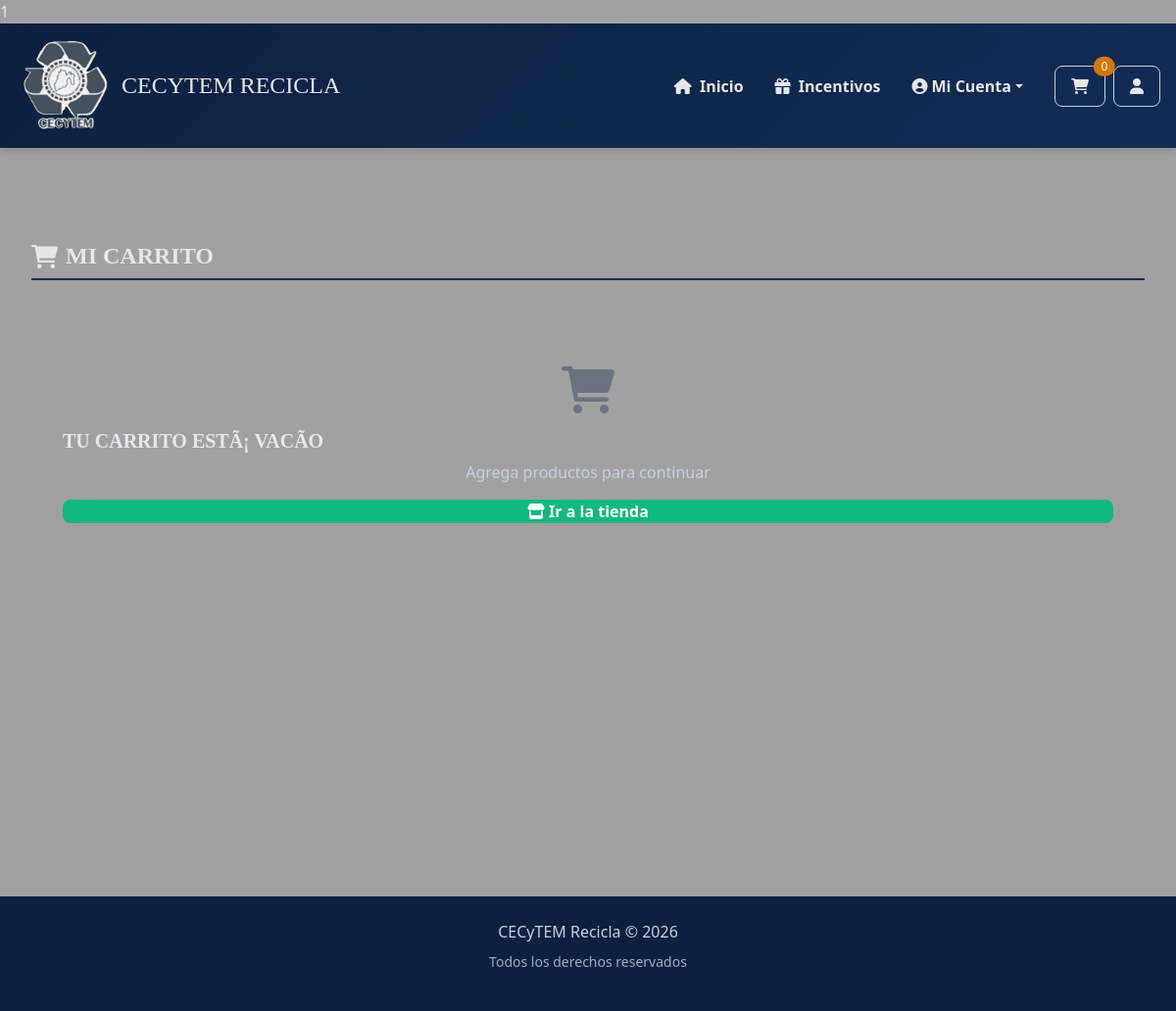
The page /carrito/ (signed in) on the database as committed earlier.
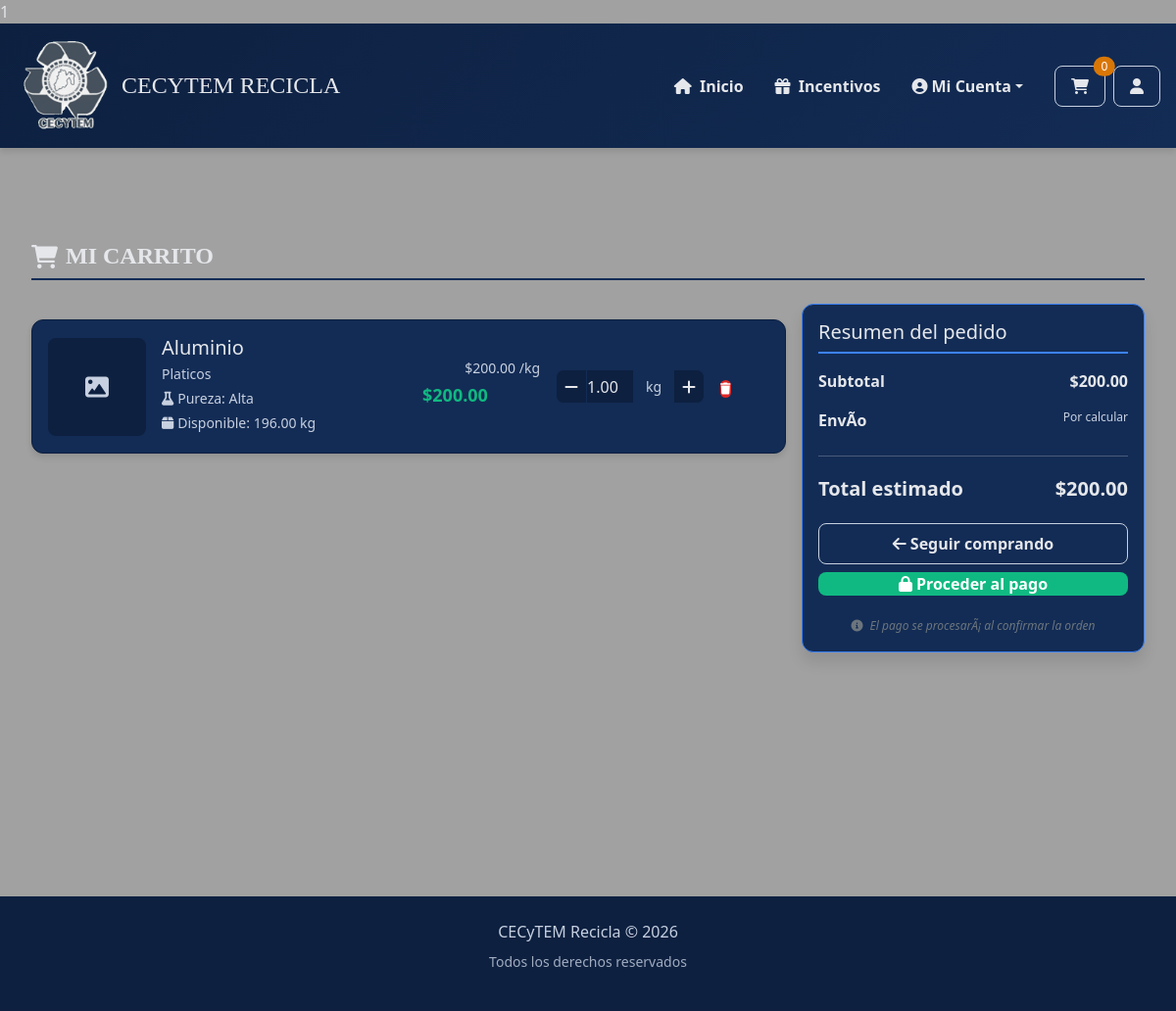
The same page on the database as committed later.
### applications/MarketPlace/models.py (models this page shows, shortened)
class ItemCarrito(models.Model):
    id_item = models.AutoField(primary_key=True)
    id_carrito = models.ForeignKey(Carrito, on_delete=models.CASCADE)
    id_producto = models.ForeignKey(Producto, on_delete=models.CASCADE)
    cantidad_kg = models.DecimalField(max_digits=10, decimal_places=2)
    precio_unitario = models.DecimalField(max_digits=10, decimal_places=2)
    subtotal = models.DecimalField(max_digits=10, decimal_places=2)
    class Meta:
        verbose_name = 'Item de carrito'
        verbose_name_plural = 'Items de carrito'
        ordering = ['id_carrito', 'id_item']
        indexes = [
            models.Index(fields=['id_carrito']),
            models.Index(fields=['id_producto']),
        ]
        constraints = [
            models.CheckConstraint(
                check=models.Q(cantidad_kg__gt=0),
                name='cantidad_positiva'
            ),
            models.CheckConstraint(
                check=models.Q(precio_unitario__gte=0),
                name='precio_unitario_positivo'
            ),
        ]

class Producto(models.Model):
    PUREZA = [
        ('alta', 'Alta'),
        ('media', 'Media'),
        ('baja', 'Baja'),
    ]
    ESTADO = [
        ('disponible', 'Disponible'),
        ('no_disponible', 'No disponible'),
    ]
    id_producto = models.AutoField(primary_key=True)
    id_usuario = models.ForeignKey(Usuario, on_delete=models.CASCADE)
    id_categoria = models.ForeignKey(Categoria, on_delete=models.CASCADE)
    nombre = models.CharField(max_length=50, blank=True, null=True)
    descripcion = models.TextField(blank=True, null=True)
    precio_kg = models.DecimalField(max_digits=10, decimal_places=2)
    peso_disponible_kg = models.DecimalField(max_digits=10, decimal_places=2)
    pureza = models.CharField(max_length=5, choices=PUREZA)
    estado = models.CharField(max_length=15, choices=ESTADO)
    fecha_publicacion = models.DateTimeField(auto_now_add=True)
    class Meta:
        verbose_name = 'Producto'
        verbose_name_plural = 'Productos'
        ordering = ['-fecha_publicacion']
        indexes = [
            models.Index(fields=['estado']),
            models.Index(fields=['pureza']),
            models.Index(fields=['precio_kg']),
            models.Index(fields=['id_categoria']),
            models.Index(fields=['fecha_publicacion']),
        ]
        constraints = [
            models.CheckConstraint(
                check=models.Q(precio_kg__gte=0),
                name='precio_positivo'
            ),
            models.CheckConstraint(
                check=models.Q(peso_disponible_kg__gte=0),
                name='peso_positivo'
            ),
        ]

class Categoria(models.Model):
    id_categoria = models.AutoField(primary_key=True)
    nombre = models.CharField(max_length=50, null=False)
    descripcion = models.TextField(blank=True, null=True)
    class Meta:
        verbose_name = 'Categoría'
        verbose_name_plural = 'Categorías'
        ordering = ['nombre']

### applications/MarketPlace/views.py (the view)
# urls.py: path('carrito/', carrito_view, name='carrito'),
@login_requerido
def carrito_view(request):
    usuario_id = request.session.get('usuario_id')
    usuario = get_object_or_404(Usuario, id_usuario=usuario_id)
    try:
        carrito = Carrito.objects.get(id_usuario=usuario)
        items = ItemCarrito.objects.filter(id_carrito=carrito).select_related('id_producto')
        total = sum(item.subtotal for item in items)
    except Carrito.DoesNotExist:
        carrito = None
        items = []
        total = Decimal('0.00')
    return render(request, 'MarketPlace/carrito.html', {
        'carrito': carrito,
        'items': items,
        'total': total,
        'usuario': usuario
    })

### applications/MarketPlace/utils.py (called while the page is built)
def login_requerido(view_func):
    @wraps(view_func)
    def wrapper(request, *args, **kwargs):
        if 'usuario_id' not in request.session:
            return redirect('login')
        if 'usuario_id' in request.session:
            from .models import Carrito, ItemCarrito
            try:
                carrito = Carrito.objects.get(id_usuario_id=request.session['usuario_id'])
                items_count = ItemCarrito.objects.filter(id_carrito=carrito).count()
                request.session['carrito_count'] = items_count
            except Carrito.DoesNotExist:
                request.session['carrito_count'] = 0
        return view_func(request, *args, **kwargs)
    return wrapper

### Templates/Marketplace/carrito.html (shortened to what the changed rows need)
{% extends './navegación.html' %}
{% load static %}
{% block pag %}
<div class="main-content desktop-container">
    <div class="container">
        <div class="carrito-container">
            <h1 class="carrito-title desktop-title">
                <i class="fas fa-shopping-cart me-2"></i>Mi Carrito
            </h1>
            {% if items %}
            <div class="carrito-content">
                <div class="carrito-items">
                    {% for item in items %}
                    <div class="card card-eco carrito-item-card" data-item-id="{{ item.id_item }}">
                        <div class="carrito-item-img">
                            {% if item.id_producto.imagenes.all %}
                            <img src="{{ item.id_producto.imagenes.first.imagen.url }}"
                                 alt="{{ item.id_producto.nombre }}"
                                 class="carrito-img">
                            {% else %}
                            <div class="carrito-no-img">
                                <i class="fas fa-image"></i>
                            </div>
                            {% endif %}
                        </div>
                        <div class="carrito-item-info">
                            <h4 class="carrito-item-title form-title">
                                <a href="{% url 'producto_detail' item.id_producto.id_producto %}" class="text-decoration-none">
                                    {{ item.id_producto.nombre }}
                                </a>
                            </h4>
                            <p class="carrito-item-category caption">
                                {{ item.id_producto.id_categoria.nombre }}
                            </p>
                            <p class="carrito-item-pureza caption">
                                <i class="fas fa-flask me-1"></i>Pureza: {{ item.id_producto.get_pureza_display }}
                            </p>
                            <p class="carrito-item-stock caption">
                                <i class="fas fa-box me-1"></i>Disponible: {{ item.id_producto.peso_disponible_kg }} kg
                            </p>
                        </div>
                        <div class="carrito-item-precio">
                            <div class="precio-unitario caption">
                                ${{ item.precio_unitario }} /kg
                            </div>
                            <div class="subtotal form-label">
                                ${{ item.subtotal }}
                            </div>
                        </div>
                        <div class="carrito-item-cantidad">
                            <form method="POST" action="{% url 'actualizar_cantidad_carrito' item.id_item %}" class="cantidad-form">
                                <div class="input-group cantidad-input-group">
                                    <button type="button" class="btn btn-outline-secondary cantidad-btn marketplace-btn-outline" onclick="modificarCantidad('{{ item.id_item }}', -0.5)">
                                        <i class="fas fa-minus"></i>
                                    </button>
                                    <input type="number"
                                           class="form-control cantidad-input login-input"
                                           name="cantidad"
                                           value="{{ item.cantidad_kg }}"
                                           min="0.5"
                                           max="{{ item.id_producto.peso_disponible_kg }}"
                                           step="0.5"
                                           data-item-id="{{ item.id_item }}"
                                           onchange="actualizarCantidad('{{ item.id_item }}')">
                                    <span class="input-group-text">kg</span>
                                    <button type="button" class="btn btn-outline-secondary cantidad-btn marketplace-btn-outline"
                                            onclick="modificarCantidad('{{ item.id_item }}', 0.5)">
                                        <i class="fas fa-plus"></i>
                                    </button>
                                </div>
                            </form>
                        </div>
                        <div class="carrito-item-acciones">
                            <form method="POST" action="{% url 'eliminar_del_carrito' item.id_item %}" class="d-inline">
                                <button type="submit" class="btn btn-danger btn-sm btn-eliminar" onclick="return confirm('¿Eliminar este producto del carrito?')">
                                    <i class="fas fa-trash"></i>
                                </button>
                            </form>
                        </div>
                    </div>
                    {% endfor %}
                </div>
                <div class="carrito-resumen">
                    <div class="card card-innovacion resumen-card publish-card">
                        <h4 class="resumen-title form-title">Resumen del pedido</h4>
                        <div class="resumen-detalle">
                            <div class="resumen-item">
                                <span class="form-label">Subtotal</span>
                                <span class="form-label">${{ total }}</span>
                            </div>
                            <div class="resumen-item">
                                <span class="form-label">EnvÃ­o</span>
                                <span class="caption">Por calcular</span>
                            </div>
                            <hr class="my-3" style="border-color: var(--color-input);">
                            <div class="resumen-total">
                                <strong class="form-title">Total estimado</strong>
                                <strong class="form-title">${{ total }}</strong>
                            </div>
                        </div>
                        <div class="resumen-acciones">
                            <a href="{% url 'home' %}" class="btn btn-secondary marketplace-btn-outline">
                                <i class="fas fa-arrow-left me-1"></i>Seguir comprando
                            </a>
                            {% if items %}
                            <a href="{% url 'checkout' %}" class="btn btn-primary btn-proceder login-btn">
                                <i class="fas fa-lock me-1"></i>Proceder al pago
                            </a>
                            {% endif %}
                        </div>
                        <div class="resumen-info mt-3">
                            <small class="text-secondary caption">
                                <i class="fas fa-info-circle me-1"></i>
                                El pago se procesarÃ¡ al confirmar la orden
                            </small>
                        </div>
                    </div>
                </div>
            </div>
            {% else %}
            <div class="carrito-vacio">
                <div class="empty-state text-center">
                    <i class="fas fa-shopping-cart empty-icon"></i>
                    <h3 class="empty-title desktop-title">Tu carrito estÃ¡ vacÃ­o</h3>
                    <p class="empty-subtitle caption">Agrega productos para continuar</p>
                    <a href="{% url 'home' %}" class="btn btn-primary login-btn">
                        <i class="fas fa-store me-1"></i>Ir a la tienda
                    </a>
                </div>
            </div>
            {% endif %}
        </div>
    </div>
</div>
{% endblock %}

Rows that differ between the two databases and show on the page:
added ItemCarrito: id_producto.nombre "Aluminio", id_producto.id_categoria.nombre "Platicos", id_producto.pureza "Alta", id_producto.peso_disponible_kg "196.00", precio_unitario "200.00", subtotal "200.00", cantidad "1.00"
Other text that changed with them:
{{ total }}: (not shown) → "200.00"
text no longer shown: "TU CARRITO ESTÃ¡ VACÃ­O Agrega productos para continuar Ir a la tienda"
text now shown: "Resumen del pedido Subtotal $ EnvÃ­o Por calcular Total estimado $ Seguir comprando Proceder al pago El pago se procesarÃ¡ al confirmar la orden"
